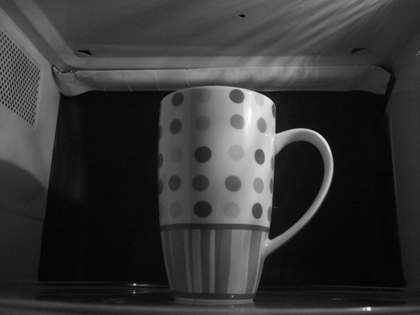
%> input picture atv08/mugs/mug_01/mug_01_01.png, 420 x 315 px, shrunk from 640 x 480 before the run; its folder holds only this picture in this run
$ octave teste_segmentacao.m   (GNU Octave 9; MATLAB toolbox functions it lacks are replaced by stand-ins)
%> lines starting %> are read from the running program, lines starting %| are printed output that depends on the picture; in (x1, y1, x2, y2) boxes, pixels count from 0 and x2, y2 are one past the last pixel; in counts of white or black regions, pixels touching at a corner belong together; the program's own positions count from 1
% Thiago dos Santos Marcelino

clear; clc; close all;

mugsDir = dir('mugs');
samplesFolders = mugsDir([mugsDir.isdir]);
samplesFolders = samplesFolders(~ismember({samplesFolders.name},{'.','..'}));
samplesCount = length(samplesFolders);

for i = 1:samplesCount

    path = fullfile('mugs', samplesFolders(i).name);
    images = dir(fullfile(path, '*.png'));
    imagesCount = length(images);
    scores = zeros(1, imagesCount);

    figure('Name', samplesFolders(i).name, 'NumberTitle', 'off', ...
           'Units', 'normalized', 'Position', [0 0 1 0.4])

    for j = 1:imagesCount

        img = imread(fullfile(path, images(j).name));
%> img is the input picture: size 315x420x3 uint8; min 0, max 255, mean 54.3

        % --- Segmentação Otsu ---
        th = graythresh(img);
%> th = 0.263
        bw = imbinarize(img, th);
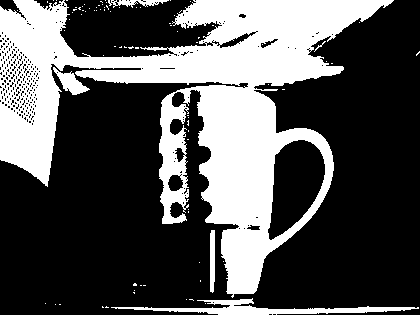
%> bw: size 315x420x3 logical; 33.2% white; 85 white regions (79 under 20 px), largest, box (x1, y1, x2, y2) and area: (0, 0, 394, 298) 41043, (111, 298, 419, 315) 1705, (53, 67, 90, 95) 417, (210, 230, 215, 293) 298, (108, 0, 169, 8) 246, (314, 41, 326, 52) 22

        if sum(bw(:)) > numel(bw)/2
            bw = ~bw;
        end

        subplot(2, imagesCount, j)
        imshow(img)
        title(images(j).name, 'FontSize', 7, 'Interpreter', 'none')

        subplot(2, imagesCount, imagesCount + j)
        imshow(bw)
        title('bw', 'FontSize', 7)
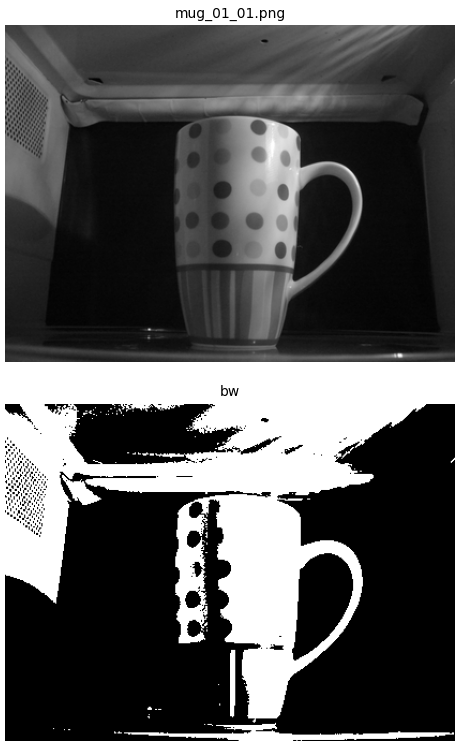
%> figure redrawn from the program's plot data, 2 panels

    end

    sgtitle(samplesFolders(i).name, 'FontSize', 12)
end
%> pass 2 of the loop `for i = 1:samplesCount`:
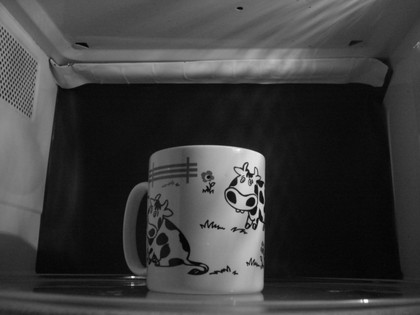
%> input picture atv08/mugs/mug_02/mug_02_01.png, 420 x 315 px, shrunk from 640 x 480 before the run
%> img is the input picture: size 315x420x3 uint8; min 3, max 255, mean 60.5
%> th = 0.259
%> `bw = imbinarize(img, th);`:
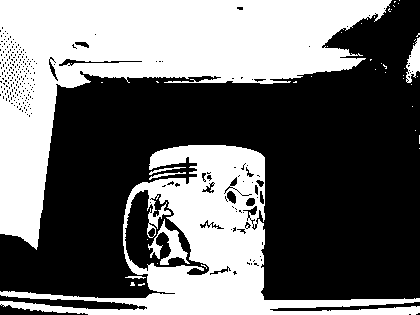
%> bw: size 315x420x3 logical; 42.6% white; 44 white regions (37 under 20 px), largest, box (x1, y1, x2, y2) and area: (0, 0, 392, 250) 35169, (0, 145, 420, 315) 19912, (148, 219, 190, 265) 638
%> `title('bw', 'FontSize', 7)`:
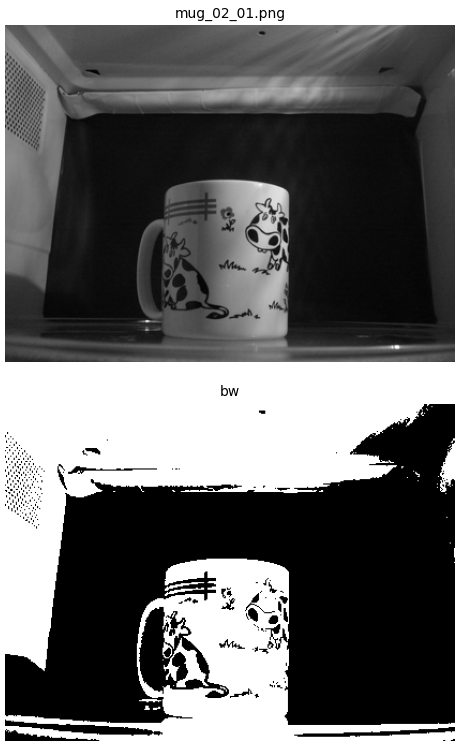
%> figure redrawn from the program's plot data, 2 panels
